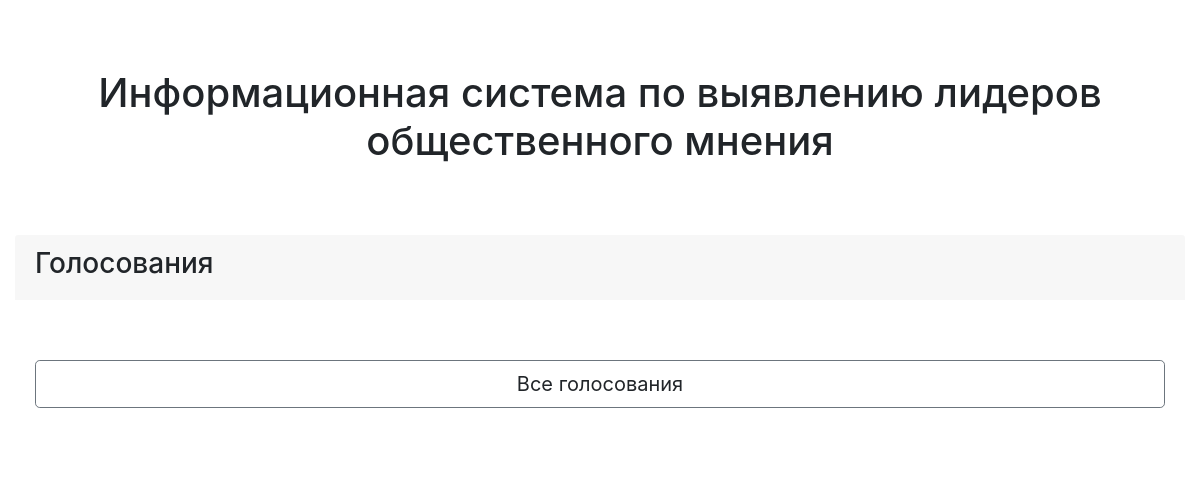
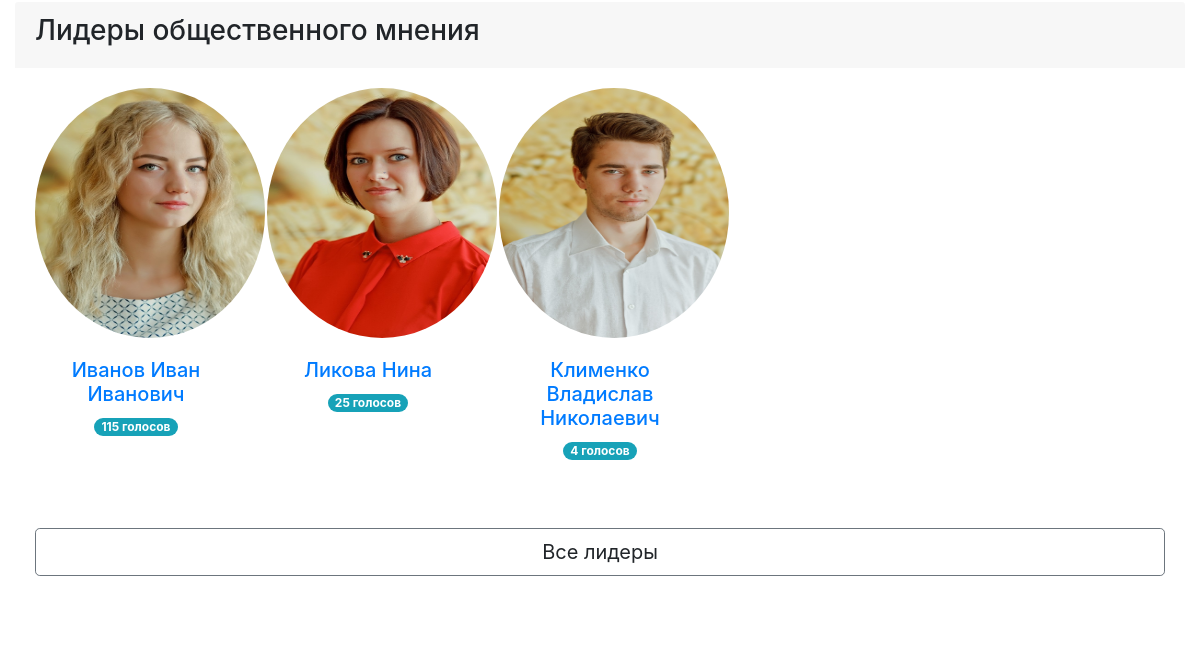
Before: / (middle part) with the older database file (2 pictures, top to bottom).
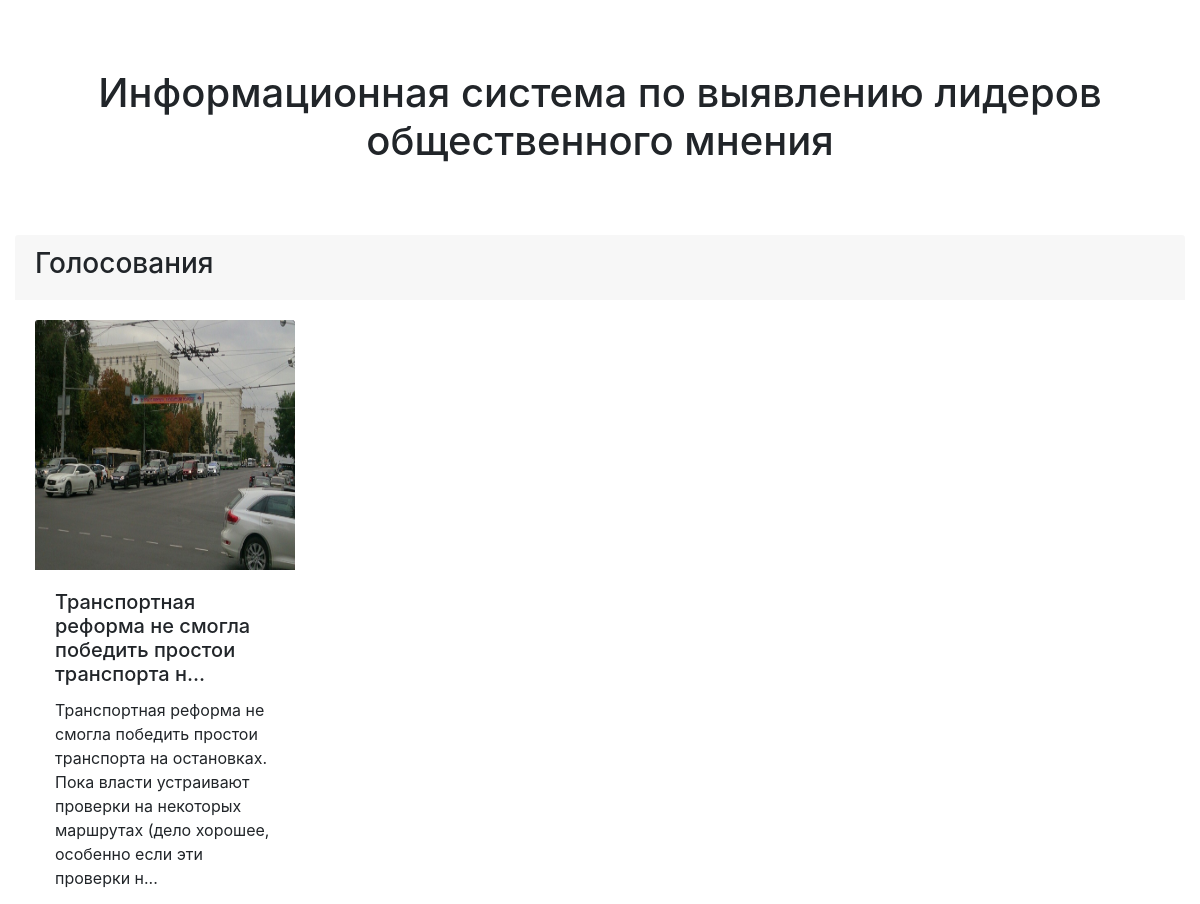
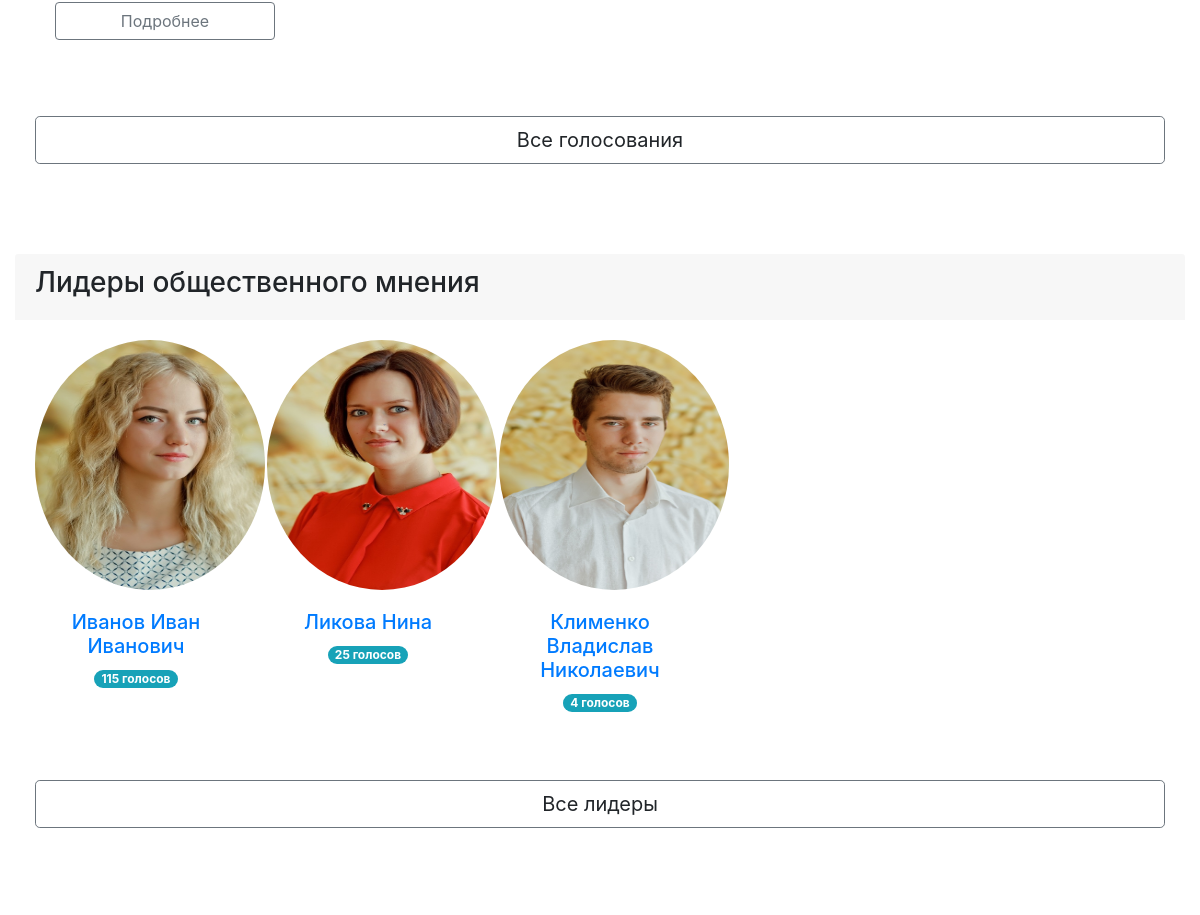
After: the same page with the newer database file (2 pictures, top to bottom).
### tables this page shows
CREATE TABLE `user` (
  `IDUser` int(11) NOT NULL,
  `Lastname` varchar(50) DEFAULT NULL,
  `Firstname` varchar(50) DEFAULT NULL,
  `Fathername` varchar(50) DEFAULT NULL,
  `BirstDate` date DEFAULT NULL,
  `EMail` varchar(100) NOT NULL,
  `Edu` varchar(50) NOT NULL DEFAULT 'нет',
  `Reiting` int(11) NOT NULL DEFAULT 0,
  `Status` varchar(100) NOT NULL DEFAULT 'Студент',
  `Tel` varchar(30) NOT NULL,
  `Photo` varchar(100) DEFAULT NULL,
  `Username` varchar(100) NOT NULL,
  `Passw` varchar(100) NOT NULL,
  `CountGolos` int(11) DEFAULT 1,
  `CountPeredano` int(11) DEFAULT 0,
  `PeredahoIDUser` int(11) DEFAULT NULL
);

CREATE TABLE `problems` (
  `IDProblem` int(11) NOT NULL,
  `IDUser` int(11) NOT NULL,
  `Nameproblem` varchar(300) NOT NULL,
  `Description` varchar(10000) NOT NULL,
  `Photo` varchar(255) NOT NULL,
  `Status` int(11) NOT NULL,
  `Rating` int(11) NOT NULL,
  `Level` varchar(60) NOT NULL
);

### Index.php (the view, shortened to what this page needs)
<?php
include('NavGuest.php');
?>
<div class="border-block"><center><h1>Информационная система по выявлению лидеров общественного мнения</h1></center></div>
<div class="container-fluid border-block">
	<div class="card border-0">
		<div class="card-header border-0">
			<h3>Голосования</h3>
		</div>
		<div class="card-body">
			<div class="row row-cols-1 row-cols-sm-2 row-cols-md-4">
			<?php
				include("db.php");
				$sql=mysqli_query($db,"SELECT * FROM user INNER JOIN problems ON user.IDUser=problems.IDUser WHERE problems.Status=1 ORDER BY IDProblem DESC limit 4");
					while ($result=mysqli_fetch_array($sql)){
						echo'	<div class=col mb-3">
						<div >
							<img src="'.$result['Photo'].'" formaction="" class="card-img-top item-img" alt="...">
							<div class="card-body">';
								echo "<form  method='POST'>";
								echo '<h5 class="card-title">'.mb_strimwidth($result['Nameproblem'], 0, 63, "...").'</h5>';
								echo "<p class='card-text'>".mb_strimwidth($result['Description'], 0, 175, "...")."</p>";
								echo "<td><button type='submit' style='position: static; bottom: 0px;'class='btn btn-outline-secondary btn-block btn-block' formaction='ActualProblemsItem.php'  style='position: absolute; right: -5px; top: -15px;'>Подробнее</button></td>";
								echo "</form>";
						echo '</div>
					</div>
				</div>';
}
	echo 	'</div>
			<a type="button" class="btn btn-outline-secondary btn-lg btn-block border-button">Все голосования</a>
		</div>
	</div>
</div>';
?>
<div class="container-fluid border-block">
	<div class="card border-0">
		<div class="card-header border-0">
			<h3>Лидеры общественного мнения</h3>
		</div>
		<div class="card-body">
			<div class="row row-cols-1 row-cols-sm-2 row-cols-md-5">
				<?php
				include("db.php");
				$sql=mysqli_query($db,"SELECT * FROM user WHERE Reiting > 0");
				while ($result=mysqli_fetch_array($sql)){
				echo"<div class='col mb-2'>";
				echo	"<a href='PersonalAccount.php'>";
				echo		"<div class='card border-0'>";
				echo			"<center>";
				echo				"<img src='".$result['Photo']."' class='rounded-circle img-lider-opinion'>";
				echo				"<div class='card-body'>";
				echo					"<h5 class='card-title'>".$result['Lastname'].' '.$result['Firstname'].' '.$result['Fathername']."</h5>";
				echo					"<span class='badge badge-pill badge-info'>".$result['Reiting']." голосов</span>";
				echo				"</div>";
				echo			"</center>";
				echo		"</div>";
				echo	"</a>";
				echo "</div>";
				}
				?>
			</div>
			<a type="button" class="btn btn-outline-secondary btn-lg btn-block border-button">Все лидеры</a>
		</div>
	</div>
</div>
</body>
</html>

Changed rows visible on the page:
added problems: Nameproblem "Транспортная реформа не смогла победить простои транспорта н...", Description "Транспортная реформа не смогла победить простои транспорта на остановках. Пока власти устраивают проверки на некоторых маршрутах (дело хорошее, особенно если эти проверки н..."
